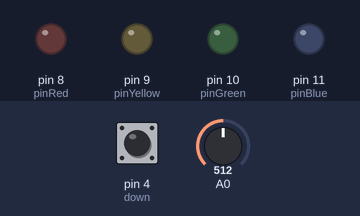
This sketch was run on a simulated Arduino Uno, built with avr-gcc and run on an emulated ATmega328P. Shown: output pins drawn as LEDs (lit = HIGH). The test bench sets the inputs (shaded band); at power-on: pin 4 (down) HIGH, A0 = 512. Random numbers use the default seed unless the sketch sets one.

Above: at 1.2 s.
1.3 s: pin 4 (down) pulled LOW for 0.15 s
At 2.1 s:
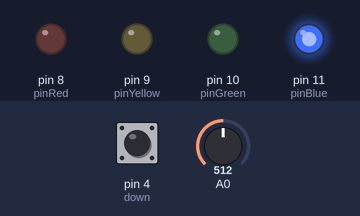
Timing chart, 0 to 4.3 s (numbered marks = the images above; inputs shaded):
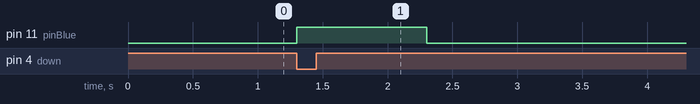

The sketch:

Simon_Says.ino
```cpp
/*
 Simon Says
 Simple Simon says clone I made for the arduino uno platform.
 */

int pinBlue = 11;
int pinGreen = 10;
int pinYellow = 9;
int pinRed = 8;
int right = 7;
int up = 6;
int left = 5;
int down = 4;
int sayLength[15];
int playLength[15];
int pos = 0;

bool play = 0;
bool wait = 0;

// the setup function runs once when you press reset or power the board
void setup() {
  Serial.begin(9600);
  // initialize digital pin 13 as an output.
  pinMode(pinBlue, OUTPUT);
  pinMode(pinGreen, OUTPUT);
  pinMode(pinYellow, OUTPUT);
  pinMode(pinRed, OUTPUT);
  pinMode(right, INPUT_PULLUP);
  pinMode(up, INPUT_PULLUP);
  pinMode(left, INPUT_PULLUP);
  pinMode(down, INPUT_PULLUP);
}

// the loop function runs over and over again forever
void loop() {
  // Bit used for creation of the random number sequence to be used for the lighting of leds and game logic.

  for(int i=0; i<15; i = i+=1)
  {
    randomSeed(analogRead(0));
    sayLength[i] = random(4);
  }
  // Get confirmation to play
  if(digitalRead(down) == LOW)
  {
    play = 1;
  }

  while(play)
  {
    // Play the led sequence in the part of the loop the game is at
    for(int i=0; i <= pos; i+=1)
    {
      switch(sayLength[i]){
        case 0:
          digitalWrite(pinBlue, HIGH);
          delay(1000);
          digitalWrite(pinBlue, LOW);
          delay(500);
          break;
        case 1:
          digitalWrite(pinGreen, HIGH);
          delay(1000);
          digitalWrite(pinGreen, LOW);
          delay(500);
          break;
        case 2:
          digitalWrite(pinRed, HIGH);
          delay(1000);
          digitalWrite(pinRed,LOW);
          delay(500);
          break;
        case 3:
          digitalWrite(pinYellow, HIGH);
          delay(1000);
          digitalWrite(pinYellow, LOW);
          delay(500);
          break;
        play = 0;
      }
    }
    // Set the boolean to wait for inputs
    wait = 1;
    // Run the loop that looks for inputs
    while(wait)
    {
      if(digitalRead(down) == LOW && digitalRead(left) == LOW)
      {
        wait = 0;
        delay(2000);
      }

    }
  }
}

/*void inputconv()
{
  for
    if(digitalRead(up) == LOW)
    {
      playLength[in] = 0
    }
}*/
```

Measured:
- after the input at 1.3 s, pin 11 (pinBlue): LOW → HIGH at once, → LOW 1.0 s later
